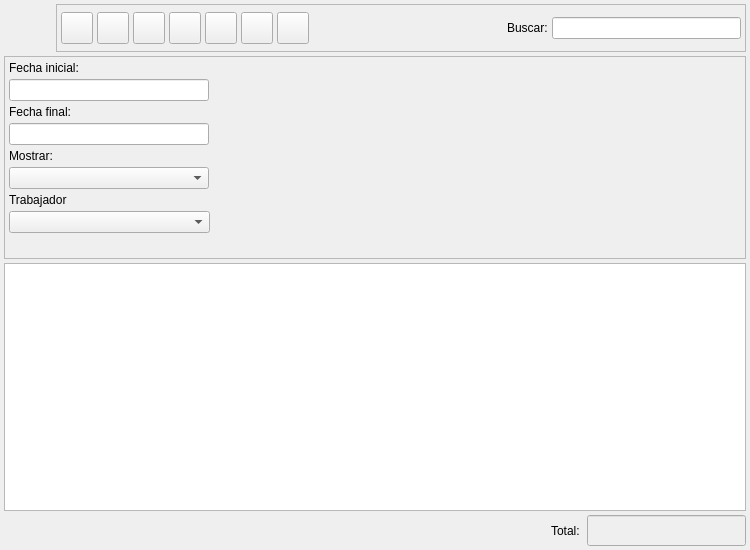
<?xml version="1.0" encoding="UTF-8"?>
<ui version="4.0">
 <author>Alvaro de Miguel</author>
 <class>AlbaranClienteListBase</class>
 <widget class="QWidget" name="AlbaranClienteListBase">
  <property name="enabled">
   <bool>true</bool>
  </property>
  <property name="geometry">
   <rect>
    <x>0</x>
    <y>0</y>
    <width>750</width>
    <height>550</height>
   </rect>
  </property>
  <property name="windowTitle">
   <string>Albaranes a clientes</string>
  </property>
  <property name="windowIcon">
   <iconset resource="../../../bulmages.qrc">
    <normaloff>:/Images/client-delivery-note-list.png</normaloff>:/Images/client-delivery-note-list.png</iconset>
  </property>
  <layout class="QGridLayout">
   <property name="margin">
    <number>4</number>
   </property>
   <property name="spacing">
    <number>4</number>
   </property>
   <item row="1" column="0">
    <widget class="QFrame" name="m_busqueda">
     <property name="minimumSize">
      <size>
       <width>16</width>
       <height>185</height>
      </size>
     </property>
     <property name="frameShape">
      <enum>QFrame::StyledPanel</enum>
     </property>
     <property name="frameShadow">
      <enum>QFrame::Raised</enum>
     </property>
     <layout class="QGridLayout">
      <property name="margin">
       <number>4</number>
      </property>
      <property name="spacing">
       <number>4</number>
      </property>
      <item row="8" column="0">
       <spacer>
        <property name="orientation">
         <enum>Qt::Vertical</enum>
        </property>
        <property name="sizeType">
         <enum>QSizePolicy::Preferred</enum>
        </property>
        <property name="sizeHint" stdset="0">
         <size>
          <width>201</width>
          <height>21</height>
         </size>
        </property>
       </spacer>
      </item>
      <item row="4" column="0">
       <widget class="QLabel" name="label_2">
        <property name="text">
         <string>Mostrar:</string>
        </property>
        <property name="alignment">
         <set>Qt::AlignLeading|Qt::AlignLeft|Qt::AlignVCenter</set>
        </property>
       </widget>
      </item>
      <item row="0" column="1" rowspan="9">
       <layout class="QVBoxLayout">
        <property name="spacing">
         <number>4</number>
        </property>
        <property name="margin">
         <number>0</number>
        </property>
        <item>
         <widget class="BfBuscarArticulo" name="m_articulo" native="true">
          <property name="sizePolicy">
           <sizepolicy hsizetype="Expanding" vsizetype="Preferred">
            <horstretch>0</horstretch>
            <verstretch>0</verstretch>
           </sizepolicy>
          </property>
         </widget>
        </item>
        <item>
         <widget class="BlSearchWidget" name="m_cliente" native="true">
          <property name="sizePolicy">
           <sizepolicy hsizetype="Expanding" vsizetype="Preferred">
            <horstretch>0</horstretch>
            <verstretch>0</verstretch>
           </sizepolicy>
          </property>
          <property name="minimumSize">
           <size>
            <width>250</width>
            <height>0</height>
           </size>
          </property>
         </widget>
        </item>
       </layout>
      </item>
      <item row="5" column="0">
       <widget class="QComboBox" name="mui_procesada">
        <property name="sizePolicy">
         <sizepolicy hsizetype="Fixed" vsizetype="Preferred">
          <horstretch>0</horstretch>
          <verstretch>0</verstretch>
         </sizepolicy>
        </property>
        <property name="minimumSize">
         <size>
          <width>200</width>
          <height>21</height>
         </size>
        </property>
        <property name="focusPolicy">
         <enum>Qt::StrongFocus</enum>
        </property>
        <property name="frame">
         <bool>true</bool>
        </property>
       </widget>
      </item>
      <item row="0" column="0">
       <widget class="QLabel" name="textLabel1_4">
        <property name="text">
         <string>Fecha inicial:</string>
        </property>
       </widget>
      </item>
      <item row="2" column="0">
       <widget class="QLabel" name="textLabel1_4_2">
        <property name="text">
         <string>Fecha final:</string>
        </property>
       </widget>
      </item>
      <item row="3" column="0">
       <widget class="BlDateSearch" name="m_fechafin">
        <property name="sizePolicy">
         <sizepolicy hsizetype="Fixed" vsizetype="Preferred">
          <horstretch>0</horstretch>
          <verstretch>0</verstretch>
         </sizepolicy>
        </property>
        <property name="minimumSize">
         <size>
          <width>200</width>
          <height>21</height>
         </size>
        </property>
       </widget>
      </item>
      <item row="1" column="0">
       <widget class="BlDateSearch" name="m_fechain">
        <property name="sizePolicy">
         <sizepolicy hsizetype="Fixed" vsizetype="Preferred">
          <horstretch>0</horstretch>
          <verstretch>0</verstretch>
         </sizepolicy>
        </property>
        <property name="minimumSize">
         <size>
          <width>200</width>
          <height>21</height>
         </size>
        </property>
       </widget>
      </item>
      <item row="7" column="0">
       <widget class="BlComboBox" name="m_idtrabajador"/>
      </item>
      <item row="6" column="0">
       <widget class="QLabel" name="label_3">
        <property name="text">
         <string>Trabajador</string>
        </property>
       </widget>
      </item>
     </layout>
    </widget>
   </item>
   <item row="2" column="0">
    <widget class="AlbaranClienteListSubform" name="mui_list"/>
   </item>
   <item row="3" column="0">
    <layout class="QHBoxLayout">
     <property name="spacing">
      <number>4</number>
     </property>
     <property name="margin">
      <number>0</number>
     </property>
     <item>
      <spacer>
       <property name="orientation">
        <enum>Qt::Horizontal</enum>
       </property>
       <property name="sizeType">
        <enum>QSizePolicy::Expanding</enum>
       </property>
       <property name="sizeHint" stdset="0">
        <size>
         <width>340</width>
         <height>21</height>
        </size>
       </property>
      </spacer>
     </item>
     <item>
      <widget class="QLabel" name="textLabel1_3">
       <property name="text">
        <string>Total: </string>
       </property>
      </widget>
     </item>
     <item>
      <widget class="QLineEdit" name="m_total">
       <property name="enabled">
        <bool>true</bool>
       </property>
       <property name="sizePolicy">
        <sizepolicy hsizetype="Preferred" vsizetype="Fixed">
         <horstretch>0</horstretch>
         <verstretch>0</verstretch>
        </sizepolicy>
       </property>
       <property name="minimumSize">
        <size>
         <width>150</width>
         <height>0</height>
        </size>
       </property>
       <property name="palette">
        <palette>
         <active>
          <colorrole role="WindowText">
           <brush brushstyle="SolidPattern">
            <color alpha="255">
             <red>0</red>
             <green>0</green>
             <blue>0</blue>
            </color>
           </brush>
          </colorrole>
          <colorrole role="Button">
           <brush brushstyle="SolidPattern">
            <color alpha="255">
             <red>221</red>
             <green>223</green>
             <blue>228</blue>
            </color>
           </brush>
          </colorrole>
          <colorrole role="Light">
           <brush brushstyle="SolidPattern">
            <color alpha="255">
             <red>255</red>
             <green>255</green>
             <blue>255</blue>
            </color>
           </brush>
          </colorrole>
          <colorrole role="Midlight">
           <brush brushstyle="SolidPattern">
            <color alpha="255">
             <red>255</red>
             <green>255</green>
             <blue>255</blue>
            </color>
           </brush>
          </colorrole>
          <colorrole role="Dark">
           <brush brushstyle="SolidPattern">
            <color alpha="255">
             <red>85</red>
             <green>85</green>
             <blue>85</blue>
            </color>
           </brush>
          </colorrole>
          <colorrole role="Mid">
           <brush brushstyle="SolidPattern">
            <color alpha="255">
             <red>199</red>
             <green>199</green>
             <blue>199</blue>
            </color>
           </brush>
          </colorrole>
          <colorrole role="Text">
           <brush brushstyle="SolidPattern">
            <color alpha="255">
             <red>0</red>
             <green>0</green>
             <blue>0</blue>
            </color>
           </brush>
          </colorrole>
          <colorrole role="BrightText">
           <brush brushstyle="SolidPattern">
            <color alpha="255">
             <red>255</red>
             <green>255</green>
             <blue>255</blue>
            </color>
           </brush>
          </colorrole>
          <colorrole role="ButtonText">
           <brush brushstyle="SolidPattern">
            <color alpha="255">
             <red>0</red>
             <green>0</green>
             <blue>0</blue>
            </color>
           </brush>
          </colorrole>
          <colorrole role="Base">
           <brush brushstyle="SolidPattern">
            <color alpha="255">
             <red>239</red>
             <green>239</green>
             <blue>239</blue>
            </color>
           </brush>
          </colorrole>
          <colorrole role="Window">
           <brush brushstyle="SolidPattern">
            <color alpha="255">
             <red>239</red>
             <green>239</green>
             <blue>239</blue>
            </color>
           </brush>
          </colorrole>
          <colorrole role="Shadow">
           <brush brushstyle="SolidPattern">
            <color alpha="255">
             <red>0</red>
             <green>0</green>
             <blue>0</blue>
            </color>
           </brush>
          </colorrole>
          <colorrole role="Highlight">
           <brush brushstyle="SolidPattern">
            <color alpha="255">
             <red>103</red>
             <green>141</green>
             <blue>178</blue>
            </color>
           </brush>
          </colorrole>
          <colorrole role="HighlightedText">
           <brush brushstyle="SolidPattern">
            <color alpha="255">
             <red>255</red>
             <green>255</green>
             <blue>255</blue>
            </color>
           </brush>
          </colorrole>
          <colorrole role="Link">
           <brush brushstyle="SolidPattern">
            <color alpha="255">
             <red>0</red>
             <green>0</green>
             <blue>238</blue>
            </color>
           </brush>
          </colorrole>
          <colorrole role="LinkVisited">
           <brush brushstyle="SolidPattern">
            <color alpha="255">
             <red>82</red>
             <green>24</green>
             <blue>139</blue>
            </color>
           </brush>
          </colorrole>
          <colorrole role="AlternateBase">
           <brush brushstyle="SolidPattern">
            <color alpha="255">
             <red>232</red>
             <green>232</green>
             <blue>232</blue>
            </color>
           </brush>
          </colorrole>
         </active>
         <inactive>
          <colorrole role="WindowText">
           <brush brushstyle="SolidPattern">
            <color alpha="255">
             <red>0</red>
             <green>0</green>
             <blue>0</blue>
            </color>
           </brush>
          </colorrole>
          <colorrole role="Button">
           <brush brushstyle="SolidPattern">
            <color alpha="255">
             <red>221</red>
             <green>223</green>
             <blue>228</blue>
            </color>
           </brush>
          </colorrole>
          <colorrole role="Light">
           <brush brushstyle="SolidPattern">
            <color alpha="255">
             <red>255</red>
             <green>255</green>
             <blue>255</blue>
            </color>
           </brush>
          </colorrole>
          <colorrole role="Midlight">
           <brush brushstyle="SolidPattern">
            <color alpha="255">
             <red>255</red>
             <green>255</green>
             <blue>255</blue>
            </color>
           </brush>
          </colorrole>
          <colorrole role="Dark">
           <brush brushstyle="SolidPattern">
            <color alpha="255">
             <red>85</red>
             <green>85</green>
             <blue>85</blue>
            </color>
           </brush>
          </colorrole>
          <colorrole role="Mid">
           <brush brushstyle="SolidPattern">
            <color alpha="255">
             <red>199</red>
             <green>199</green>
             <blue>199</blue>
            </color>
           </brush>
          </colorrole>
          <colorrole role="Text">
           <brush brushstyle="SolidPattern">
            <color alpha="255">
             <red>0</red>
             <green>0</green>
             <blue>0</blue>
            </color>
           </brush>
          </colorrole>
          <colorrole role="BrightText">
           <brush brushstyle="SolidPattern">
            <color alpha="255">
             <red>255</red>
             <green>255</green>
             <blue>255</blue>
            </color>
           </brush>
          </colorrole>
          <colorrole role="ButtonText">
           <brush brushstyle="SolidPattern">
            <color alpha="255">
             <red>0</red>
             <green>0</green>
             <blue>0</blue>
            </color>
           </brush>
          </colorrole>
          <colorrole role="Base">
           <brush brushstyle="SolidPattern">
            <color alpha="255">
             <red>239</red>
             <green>239</green>
             <blue>239</blue>
            </color>
           </brush>
          </colorrole>
          <colorrole role="Window">
           <brush brushstyle="SolidPattern">
            <color alpha="255">
             <red>239</red>
             <green>239</green>
             <blue>239</blue>
            </color>
           </brush>
          </colorrole>
          <colorrole role="Shadow">
           <brush brushstyle="SolidPattern">
            <color alpha="255">
             <red>0</red>
             <green>0</green>
             <blue>0</blue>
            </color>
           </brush>
          </colorrole>
          <colorrole role="Highlight">
           <brush brushstyle="SolidPattern">
            <color alpha="255">
             <red>103</red>
             <green>141</green>
             <blue>178</blue>
            </color>
           </brush>
          </colorrole>
          <colorrole role="HighlightedText">
           <brush brushstyle="SolidPattern">
            <color alpha="255">
             <red>255</red>
             <green>255</green>
             <blue>255</blue>
            </color>
           </brush>
          </colorrole>
          <colorrole role="Link">
           <brush brushstyle="SolidPattern">
            <color alpha="255">
             <red>0</red>
             <green>0</green>
             <blue>238</blue>
            </color>
           </brush>
          </colorrole>
          <colorrole role="LinkVisited">
           <brush brushstyle="SolidPattern">
            <color alpha="255">
             <red>82</red>
             <green>24</green>
             <blue>139</blue>
            </color>
           </brush>
          </colorrole>
          <colorrole role="AlternateBase">
           <brush brushstyle="SolidPattern">
            <color alpha="255">
             <red>232</red>
             <green>232</green>
             <blue>232</blue>
            </color>
           </brush>
          </colorrole>
         </inactive>
         <disabled>
          <colorrole role="WindowText">
           <brush brushstyle="SolidPattern">
            <color alpha="255">
             <red>128</red>
             <green>128</green>
             <blue>128</blue>
            </color>
           </brush>
          </colorrole>
          <colorrole role="Button">
           <brush brushstyle="SolidPattern">
            <color alpha="255">
             <red>221</red>
             <green>223</green>
             <blue>228</blue>
            </color>
           </brush>
          </colorrole>
          <colorrole role="Light">
           <brush brushstyle="SolidPattern">
            <color alpha="255">
             <red>255</red>
             <green>255</green>
             <blue>255</blue>
            </color>
           </brush>
          </colorrole>
          <colorrole role="Midlight">
           <brush brushstyle="SolidPattern">
            <color alpha="255">
             <red>255</red>
             <green>255</green>
             <blue>255</blue>
            </color>
           </brush>
          </colorrole>
          <colorrole role="Dark">
           <brush brushstyle="SolidPattern">
            <color alpha="255">
             <red>85</red>
             <green>85</green>
             <blue>85</blue>
            </color>
           </brush>
          </colorrole>
          <colorrole role="Mid">
           <brush brushstyle="SolidPattern">
            <color alpha="255">
             <red>199</red>
             <green>199</green>
             <blue>199</blue>
            </color>
           </brush>
          </colorrole>
          <colorrole role="Text">
           <brush brushstyle="SolidPattern">
            <color alpha="255">
             <red>199</red>
             <green>199</green>
             <blue>199</blue>
            </color>
           </brush>
          </colorrole>
          <colorrole role="BrightText">
           <brush brushstyle="SolidPattern">
            <color alpha="255">
             <red>255</red>
             <green>255</green>
             <blue>255</blue>
            </color>
           </brush>
          </colorrole>
          <colorrole role="ButtonText">
           <brush brushstyle="SolidPattern">
            <color alpha="255">
             <red>128</red>
             <green>128</green>
             <blue>128</blue>
            </color>
           </brush>
          </colorrole>
          <colorrole role="Base">
           <brush brushstyle="SolidPattern">
            <color alpha="255">
             <red>239</red>
             <green>239</green>
             <blue>239</blue>
            </color>
           </brush>
          </colorrole>
          <colorrole role="Window">
           <brush brushstyle="SolidPattern">
            <color alpha="255">
             <red>239</red>
             <green>239</green>
             <blue>239</blue>
            </color>
           </brush>
          </colorrole>
          <colorrole role="Shadow">
           <brush brushstyle="SolidPattern">
            <color alpha="255">
             <red>0</red>
             <green>0</green>
             <blue>0</blue>
            </color>
           </brush>
          </colorrole>
          <colorrole role="Highlight">
           <brush brushstyle="SolidPattern">
            <color alpha="255">
             <red>86</red>
             <green>117</green>
             <blue>148</blue>
            </color>
           </brush>
          </colorrole>
          <colorrole role="HighlightedText">
           <brush brushstyle="SolidPattern">
            <color alpha="255">
             <red>255</red>
             <green>255</green>
             <blue>255</blue>
            </color>
           </brush>
          </colorrole>
          <colorrole role="Link">
           <brush brushstyle="SolidPattern">
            <color alpha="255">
             <red>0</red>
             <green>0</green>
             <blue>238</blue>
            </color>
           </brush>
          </colorrole>
          <colorrole role="LinkVisited">
           <brush brushstyle="SolidPattern">
            <color alpha="255">
             <red>82</red>
             <green>24</green>
             <blue>139</blue>
            </color>
           </brush>
          </colorrole>
          <colorrole role="AlternateBase">
           <brush brushstyle="SolidPattern">
            <color alpha="255">
             <red>232</red>
             <green>232</green>
             <blue>232</blue>
            </color>
           </brush>
          </colorrole>
         </disabled>
        </palette>
       </property>
       <property name="font">
        <font>
         <family>Sans Serif</family>
         <pointsize>12</pointsize>
         <weight>75</weight>
         <italic>false</italic>
         <bold>true</bold>
         <underline>false</underline>
         <strikeout>false</strikeout>
        </font>
       </property>
       <property name="alignment">
        <set>Qt::AlignRight</set>
       </property>
       <property name="readOnly">
        <bool>true</bool>
       </property>
      </widget>
     </item>
    </layout>
   </item>
   <item row="0" column="0">
    <layout class="QHBoxLayout">
     <property name="spacing">
      <number>4</number>
     </property>
     <property name="margin">
      <number>0</number>
     </property>
     <item>
      <widget class="QLabel" name="label">
       <property name="minimumSize">
        <size>
         <width>48</width>
         <height>48</height>
        </size>
       </property>
       <property name="maximumSize">
        <size>
         <width>48</width>
         <height>48</height>
        </size>
       </property>
       <property name="text">
        <string/>
       </property>
       <property name="pixmap">
        <pixmap resource="../../../bulmages.qrc">:/Images/client-delivery-note-list.png</pixmap>
       </property>
       <property name="scaledContents">
        <bool>true</bool>
       </property>
      </widget>
     </item>
     <item>
      <widget class="QFrame" name="m_botonera">
       <property name="frameShape">
        <enum>QFrame::StyledPanel</enum>
       </property>
       <property name="frameShadow">
        <enum>QFrame::Raised</enum>
       </property>
       <layout class="QHBoxLayout">
        <property name="spacing">
         <number>4</number>
        </property>
        <property name="margin">
         <number>4</number>
        </property>
        <item>
         <widget class="QToolButton" name="mui_crear">
          <property name="minimumSize">
           <size>
            <width>32</width>
            <height>32</height>
           </size>
          </property>
          <property name="maximumSize">
           <size>
            <width>32</width>
            <height>32</height>
           </size>
          </property>
          <property name="toolTip">
           <string>Nuevo albaran</string>
          </property>
          <property name="whatsThis">
           <string>Nuevo albaran</string>
          </property>
          <property name="text">
           <string/>
          </property>
          <property name="icon">
           <iconset resource="../../../bulmages.qrc">
            <normaloff>:/Images/document-new.png</normaloff>:/Images/document-new.png</iconset>
          </property>
          <property name="iconSize">
           <size>
            <width>22</width>
            <height>22</height>
           </size>
          </property>
          <property name="shortcut">
           <string>Ctrl+N</string>
          </property>
         </widget>
        </item>
        <item>
         <widget class="QToolButton" name="mui_editar">
          <property name="minimumSize">
           <size>
            <width>32</width>
            <height>32</height>
           </size>
          </property>
          <property name="maximumSize">
           <size>
            <width>32</width>
            <height>32</height>
           </size>
          </property>
          <property name="toolTip">
           <string>Editar albaran</string>
          </property>
          <property name="whatsThis">
           <string>Editar albaran</string>
          </property>
          <property name="text">
           <string/>
          </property>
          <property name="icon">
           <iconset resource="../../../bulmages.qrc">
            <normaloff>:/Images/document-open.png</normaloff>:/Images/document-open.png</iconset>
          </property>
          <property name="iconSize">
           <size>
            <width>22</width>
            <height>22</height>
           </size>
          </property>
          <property name="shortcut">
           <string>Ctrl+E</string>
          </property>
         </widget>
        </item>
        <item>
         <widget class="QToolButton" name="mui_borrar">
          <property name="minimumSize">
           <size>
            <width>32</width>
            <height>32</height>
           </size>
          </property>
          <property name="maximumSize">
           <size>
            <width>32</width>
            <height>32</height>
           </size>
          </property>
          <property name="toolTip">
           <string>Borrar albaran</string>
          </property>
          <property name="whatsThis">
           <string>Borrar albaran</string>
          </property>
          <property name="text">
           <string/>
          </property>
          <property name="icon">
           <iconset resource="../../../bulmages.qrc">
            <normaloff>:/Images/edit-delete.png</normaloff>:/Images/edit-delete.png</iconset>
          </property>
          <property name="iconSize">
           <size>
            <width>22</width>
            <height>22</height>
           </size>
          </property>
          <property name="shortcut">
           <string>Ctrl+D</string>
          </property>
         </widget>
        </item>
        <item>
         <widget class="QToolButton" name="mui_imprimir">
          <property name="minimumSize">
           <size>
            <width>32</width>
            <height>32</height>
           </size>
          </property>
          <property name="maximumSize">
           <size>
            <width>32</width>
            <height>32</height>
           </size>
          </property>
          <property name="toolTip">
           <string>Imprimir listado</string>
          </property>
          <property name="whatsThis">
           <string>Imprimir listado</string>
          </property>
          <property name="text">
           <string/>
          </property>
          <property name="icon">
           <iconset resource="../../../bulmages.qrc">
            <normaloff>:/Images/document-print.png</normaloff>:/Images/document-print.png</iconset>
          </property>
          <property name="iconSize">
           <size>
            <width>22</width>
            <height>22</height>
           </size>
          </property>
          <property name="shortcut">
           <string>Ctrl+P</string>
          </property>
         </widget>
        </item>
        <item>
         <widget class="QToolButton" name="mui_filtrar">
          <property name="minimumSize">
           <size>
            <width>32</width>
            <height>32</height>
           </size>
          </property>
          <property name="maximumSize">
           <size>
            <width>32</width>
            <height>32</height>
           </size>
          </property>
          <property name="toolTip">
           <string>Filtrar albaranes</string>
          </property>
          <property name="whatsThis">
           <string>Filtrar albaranes</string>
          </property>
          <property name="text">
           <string/>
          </property>
          <property name="icon">
           <iconset resource="../../../bulmages.qrc">
            <normaloff>:/Images/edit-find.png</normaloff>:/Images/edit-find.png</iconset>
          </property>
          <property name="iconSize">
           <size>
            <width>22</width>
            <height>22</height>
           </size>
          </property>
          <property name="shortcut">
           <string>Ctrl+F</string>
          </property>
          <property name="checkable">
           <bool>true</bool>
          </property>
         </widget>
        </item>
        <item>
         <widget class="QToolButton" name="mui_configurar">
          <property name="minimumSize">
           <size>
            <width>32</width>
            <height>32</height>
           </size>
          </property>
          <property name="maximumSize">
           <size>
            <width>32</width>
            <height>32</height>
           </size>
          </property>
          <property name="toolTip">
           <string>Configurar listado</string>
          </property>
          <property name="whatsThis">
           <string>Configurar listado</string>
          </property>
          <property name="text">
           <string/>
          </property>
          <property name="icon">
           <iconset resource="../../../bulmages.qrc">
            <normaloff>:/Images/document-properties.png</normaloff>:/Images/document-properties.png</iconset>
          </property>
          <property name="iconSize">
           <size>
            <width>22</width>
            <height>22</height>
           </size>
          </property>
          <property name="shortcut">
           <string>Ctrl+B</string>
          </property>
          <property name="checkable">
           <bool>true</bool>
          </property>
         </widget>
        </item>
        <item>
         <widget class="QToolButton" name="mui_actualizar">
          <property name="minimumSize">
           <size>
            <width>32</width>
            <height>32</height>
           </size>
          </property>
          <property name="maximumSize">
           <size>
            <width>32</width>
            <height>32</height>
           </size>
          </property>
          <property name="toolTip">
           <string>Actualizar listado</string>
          </property>
          <property name="whatsThis">
           <string>Actualizar listado</string>
          </property>
          <property name="text">
           <string/>
          </property>
          <property name="icon">
           <iconset resource="../../../bulmages.qrc">
            <normaloff>:/Images/view-refresh.png</normaloff>:/Images/view-refresh.png</iconset>
          </property>
          <property name="iconSize">
           <size>
            <width>22</width>
            <height>22</height>
           </size>
          </property>
          <property name="shortcut">
           <string>F5</string>
          </property>
         </widget>
        </item>
        <item>
         <widget class="QFrame" name="mui_plugbotones">
          <property name="sizePolicy">
           <sizepolicy hsizetype="Minimum" vsizetype="Preferred">
            <horstretch>0</horstretch>
            <verstretch>0</verstretch>
           </sizepolicy>
          </property>
          <property name="frameShape">
           <enum>QFrame::NoFrame</enum>
          </property>
          <property name="frameShadow">
           <enum>QFrame::Plain</enum>
          </property>
          <property name="lineWidth">
           <number>0</number>
          </property>
         </widget>
        </item>
        <item>
         <spacer>
          <property name="orientation">
           <enum>Qt::Horizontal</enum>
          </property>
          <property name="sizeType">
           <enum>QSizePolicy::Expanding</enum>
          </property>
          <property name="sizeHint" stdset="0">
           <size>
            <width>101</width>
            <height>34</height>
           </size>
          </property>
         </spacer>
        </item>
        <item>
         <widget class="QLabel" name="textLabel1">
          <property name="text">
           <string>Buscar:</string>
          </property>
         </widget>
        </item>
        <item>
         <widget class="QLineEdit" name="m_filtro">
          <property name="minimumSize">
           <size>
            <width>150</width>
            <height>0</height>
           </size>
          </property>
         </widget>
        </item>
       </layout>
      </widget>
     </item>
    </layout>
   </item>
  </layout>
 </widget>
 <layoutdefault spacing="3" margin="5"/>
 <customwidgets>
  <customwidget>
   <class>BlDateSearch</class>
   <extends>QLineEdit</extends>
   <header>../../bulmalib/src/bldatesearch.h</header>
  </customwidget>
  <customwidget>
   <class>BfBuscarArticulo</class>
   <extends>QWidget</extends>
   <header>bfbuscararticulo.h</header>
  </customwidget>
  <customwidget>
   <class>AlbaranClienteListSubform</class>
   <extends>QTableWidget</extends>
   <header>albaranclientelist.h</header>
  </customwidget>
  <customwidget>
   <class>BlSearchWidget</class>
   <extends>QWidget</extends>
   <header>blsearchwidget.h</header>
  </customwidget>
  <customwidget>
   <class>BlComboBox</class>
   <extends>QComboBox</extends>
   <header>blcombobox.h</header>
  </customwidget>
 </customwidgets>
 <resources>
  <include location="../../../bulmages.qrc"/>
 </resources>
 <connections>
  <connection>
   <sender>mui_filtrar</sender>
   <signal>toggled(bool)</signal>
   <receiver>m_busqueda</receiver>
   <slot>setShown(bool)</slot>
   <hints>
    <hint type="sourcelabel">
     <x>236</x>
     <y>40</y>
    </hint>
    <hint type="destinationlabel">
     <x>229</x>
     <y>66</y>
    </hint>
   </hints>
  </connection>
 </connections>
</ui>
